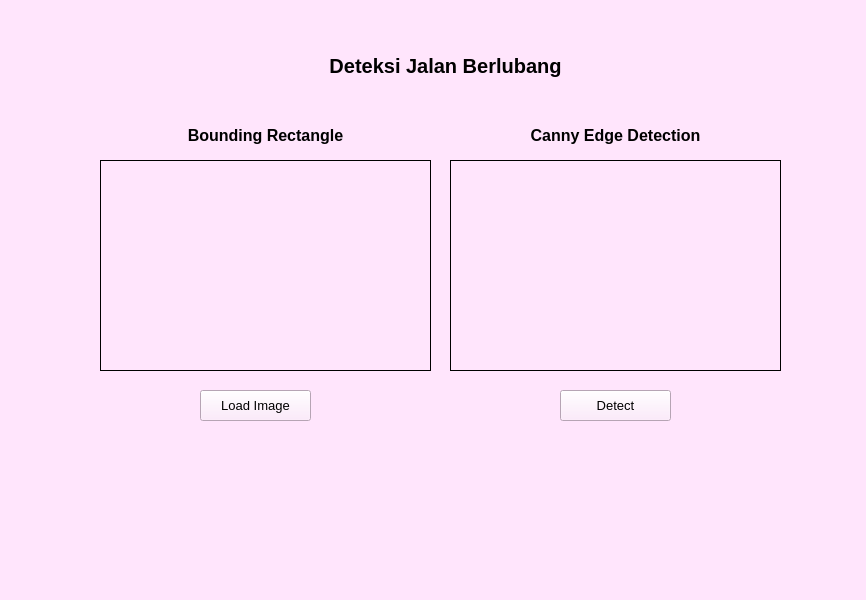
<?xml version="1.0" encoding="UTF-8"?>
<ui version="4.0">
 <class>MainWindow</class>
 <widget class="QMainWindow" name="MainWindow">
  <property name="geometry">
   <rect>
    <x>0</x>
    <y>0</y>
    <width>866</width>
    <height>600</height>
   </rect>
  </property>
  <property name="windowTitle">
   <string>MainWindow</string>
  </property>
  <property name="autoFillBackground">
   <bool>false</bool>
  </property>
  <property name="styleSheet">
   <string notr="true">background-color: rgb(255, 229, 252);</string>
  </property>
  <property name="toolButtonStyle">
   <enum>Qt::ToolButtonIconOnly</enum>
  </property>
  <property name="unifiedTitleAndToolBarOnMac">
   <bool>false</bool>
  </property>
  <widget class="QWidget" name="centralwidget">
   <widget class="QLabel" name="label">
    <property name="geometry">
     <rect>
      <x>300</x>
      <y>50</y>
      <width>291</width>
      <height>31</height>
     </rect>
    </property>
    <property name="font">
     <font>
      <pointsize>15</pointsize>
      <weight>75</weight>
      <bold>true</bold>
     </font>
    </property>
    <property name="text">
     <string>Deteksi Jalan Berlubang</string>
    </property>
    <property name="alignment">
     <set>Qt::AlignCenter</set>
    </property>
   </widget>
   <widget class="QPushButton" name="btnLoad">
    <property name="geometry">
     <rect>
      <x>200</x>
      <y>390</y>
      <width>111</width>
      <height>31</height>
     </rect>
    </property>
    <property name="font">
     <font>
      <pointsize>10</pointsize>
     </font>
    </property>
    <property name="text">
     <string>Load Image</string>
    </property>
   </widget>
   <widget class="QLabel" name="labelGambar">
    <property name="geometry">
     <rect>
      <x>100</x>
      <y>160</y>
      <width>331</width>
      <height>211</height>
     </rect>
    </property>
    <property name="frameShape">
     <enum>QFrame::Box</enum>
    </property>
    <property name="text">
     <string/>
    </property>
   </widget>
   <widget class="QPushButton" name="btnDetect">
    <property name="geometry">
     <rect>
      <x>560</x>
      <y>390</y>
      <width>111</width>
      <height>31</height>
     </rect>
    </property>
    <property name="font">
     <font>
      <pointsize>10</pointsize>
     </font>
    </property>
    <property name="autoFillBackground">
     <bool>false</bool>
    </property>
    <property name="text">
     <string>Detect</string>
    </property>
   </widget>
   <widget class="QLabel" name="labelStatus">
    <property name="geometry">
     <rect>
      <x>100</x>
      <y>440</y>
      <width>681</width>
      <height>51</height>
     </rect>
    </property>
    <property name="font">
     <font>
      <pointsize>15</pointsize>
      <weight>75</weight>
      <bold>true</bold>
     </font>
    </property>
    <property name="text">
     <string/>
    </property>
    <property name="alignment">
     <set>Qt::AlignCenter</set>
    </property>
   </widget>
   <widget class="QLabel" name="labelGambar2">
    <property name="geometry">
     <rect>
      <x>450</x>
      <y>160</y>
      <width>331</width>
      <height>211</height>
     </rect>
    </property>
    <property name="frameShape">
     <enum>QFrame::Box</enum>
    </property>
    <property name="text">
     <string/>
    </property>
   </widget>
   <widget class="QLabel" name="label_2">
    <property name="geometry">
     <rect>
      <x>450</x>
      <y>120</y>
      <width>331</width>
      <height>31</height>
     </rect>
    </property>
    <property name="font">
     <font>
      <pointsize>12</pointsize>
      <weight>75</weight>
      <bold>true</bold>
     </font>
    </property>
    <property name="text">
     <string>Canny Edge Detection</string>
    </property>
    <property name="alignment">
     <set>Qt::AlignCenter</set>
    </property>
   </widget>
   <widget class="QLabel" name="label_3">
    <property name="geometry">
     <rect>
      <x>100</x>
      <y>120</y>
      <width>331</width>
      <height>31</height>
     </rect>
    </property>
    <property name="font">
     <font>
      <pointsize>12</pointsize>
      <weight>75</weight>
      <bold>true</bold>
     </font>
    </property>
    <property name="text">
     <string>Bounding Rectangle</string>
    </property>
    <property name="alignment">
     <set>Qt::AlignCenter</set>
    </property>
   </widget>
  </widget>
  <widget class="QMenuBar" name="menubar">
   <property name="geometry">
    <rect>
     <x>0</x>
     <y>0</y>
     <width>866</width>
     <height>21</height>
    </rect>
   </property>
  </widget>
  <widget class="QStatusBar" name="statusbar"/>
 </widget>
 <resources/>
 <connections/>
</ui>
